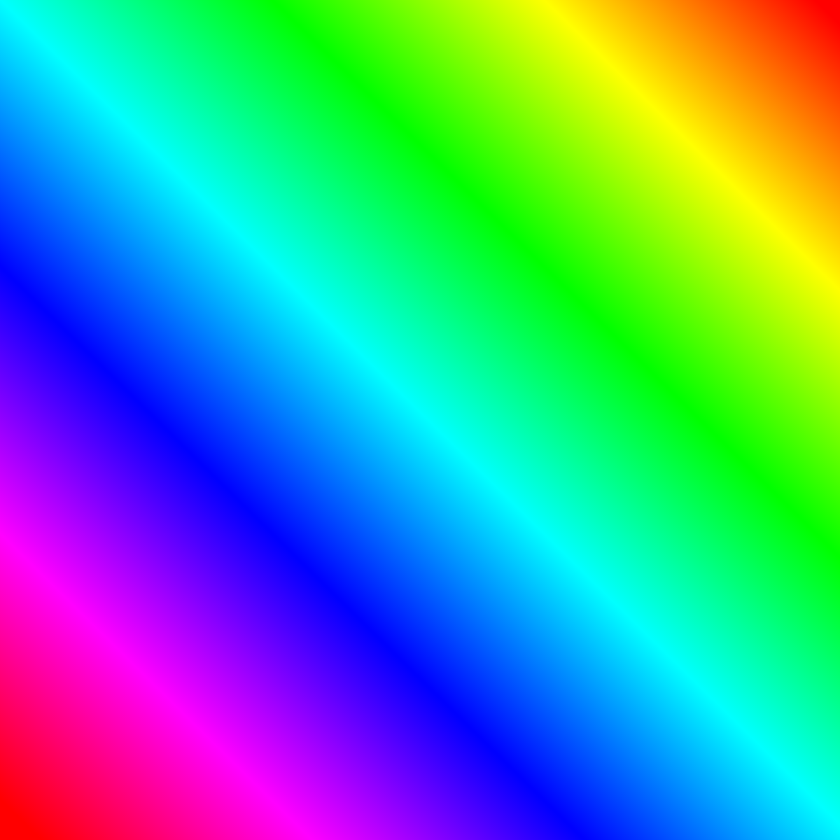
#> input picture Image Thresholding/images/rainbow.png, 840 x 840 px, shrunk from 1200 x 1200 before the run, found by its file name
$ jupyter execute 'Image Thresholding.ipynb'   (shell and % lines are left out)
#> lines starting #> are read from the running program, lines starting #| are printed output that depends on the picture; after the words box and inside, x2 and y2 are one past the last pixel; in counts of white or black regions, pixels touching at a corner belong together
[cell 1]
import cv2
import numpy as np
import matplotlib.pyplot as plt

[cell 2]
img = cv2.imread(".\\images\\rainbow.png",0)
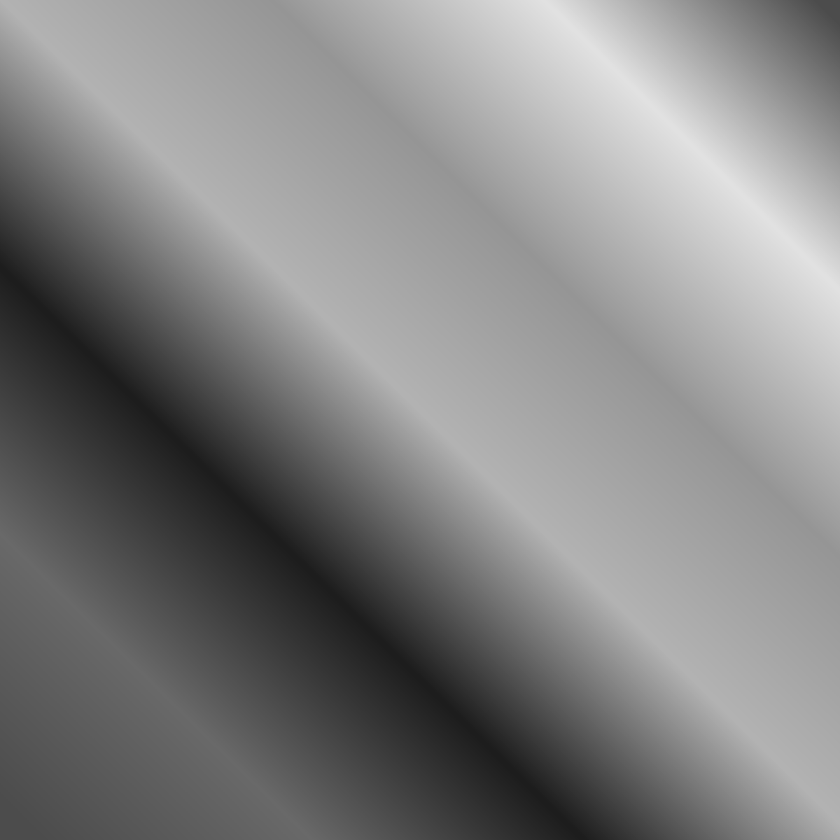
#> img: shape (840, 840); min 29, max 225, mean 130.5
plt.imshow(img)

[cell 3]
new_img = cv2.flip(img,1)
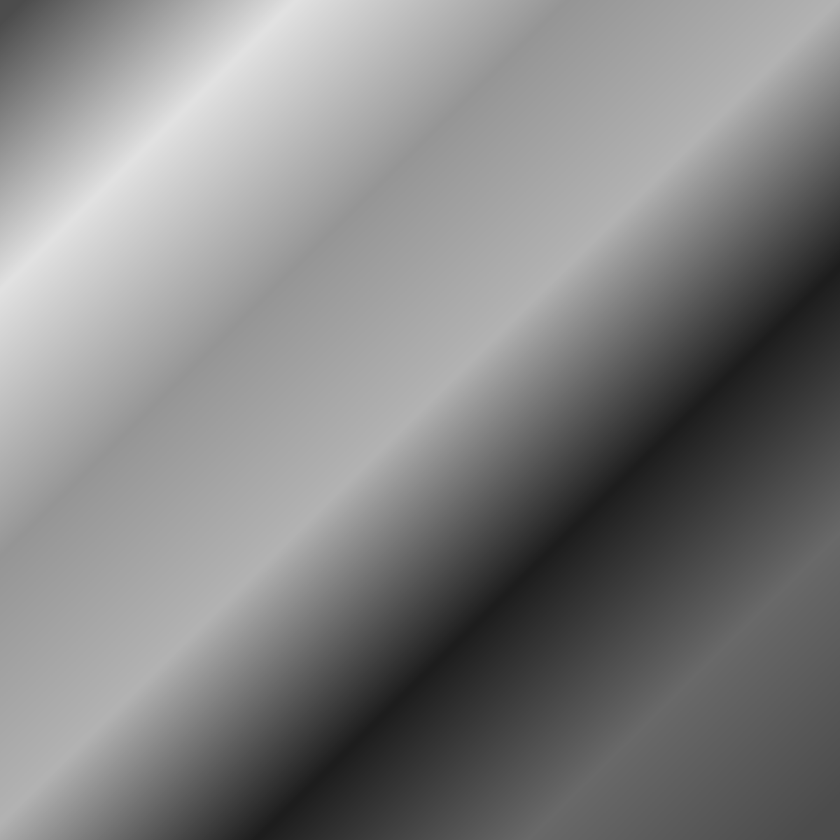
#> new_img: shape (840, 840); min 29, max 225, mean 130.5
plt.imshow(new_img, cmap="gray")

[cell 4]
new_img.max()
#> Out = 225

[cell 5]
ret,thresh1 = cv2.threshold(new_img,127,255,cv2.THRESH_BINARY)
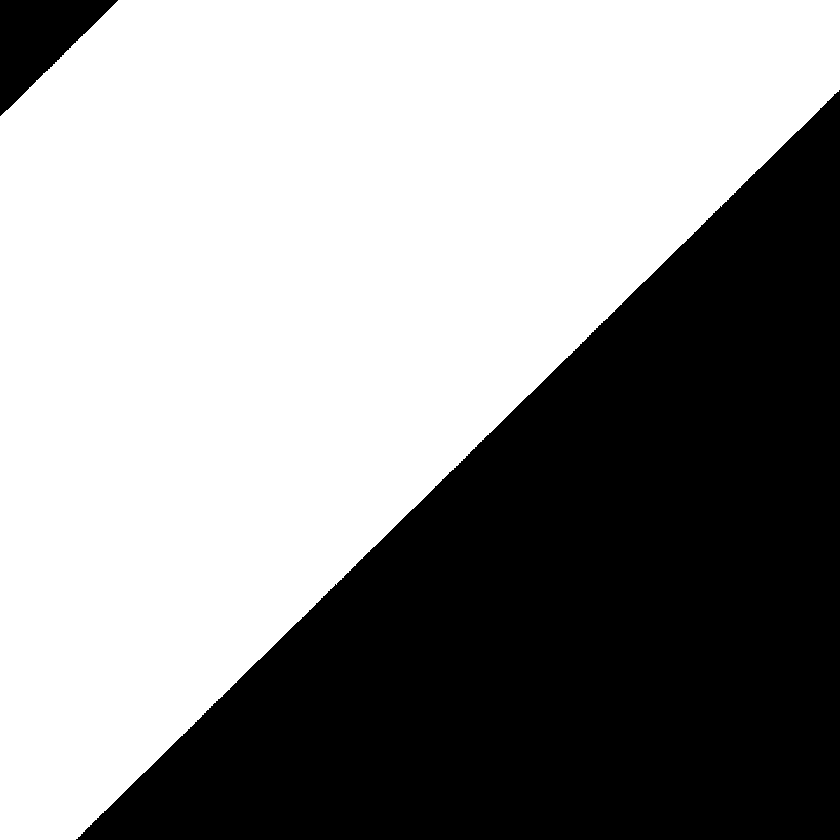
#> thresh1: shape (840, 840); 58.4% white; 2 black regions, box (x1, y1, x2, y2) and area: (76, 90, 840, 840) 286719, (0, 0, 118, 116) 6942

[cell 6]
ret

[cell 7]
plt.imshow(thresh1,cmap="gray")

[cell 8]
ret,thresh1 = cv2.threshold(new_img,127,255,cv2.THRESH_BINARY_INV)
plt.imshow(thresh1,cmap="gray")

[cell 9]
ret,thresh1 = cv2.threshold(new_img,127,255,cv2.THRESH_TRUNC)
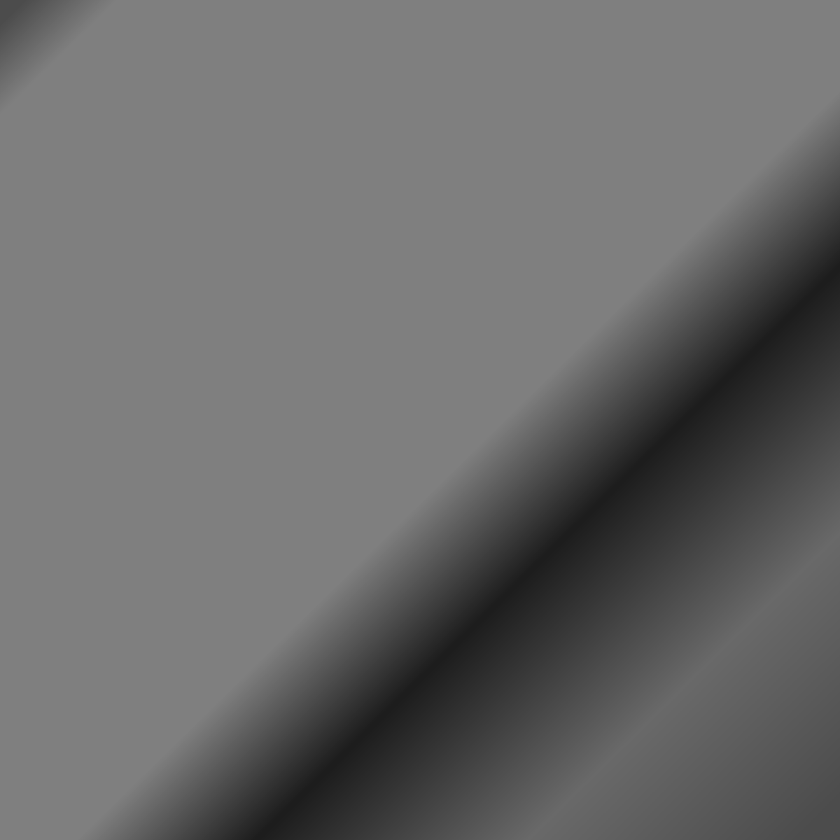
#> thresh1: shape (840, 840); min 29, max 127, mean 105.7
plt.imshow(thresh1,cmap="gray")

[cell 10]
ret,thresh1 = cv2.threshold(new_img,127,255,cv2.THRESH_TOZERO)
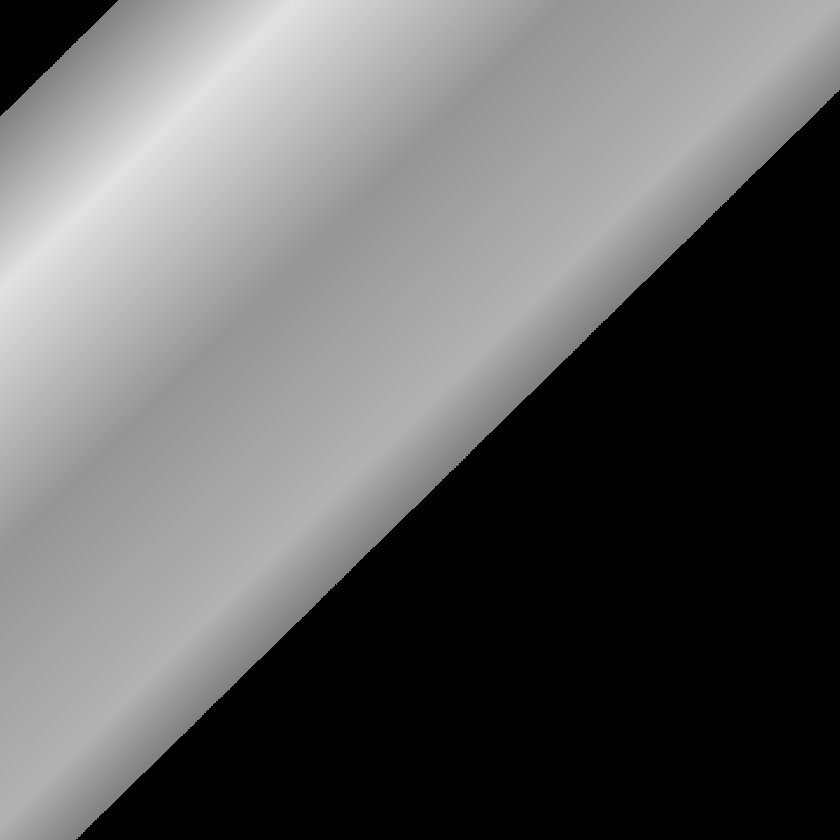
#> thresh1: shape (840, 840); min 0, max 225, mean 98.9
plt.imshow(thresh1,cmap="gray")

[cell 11]
img = cv2.imread(".\images\crossword.jpg",0)
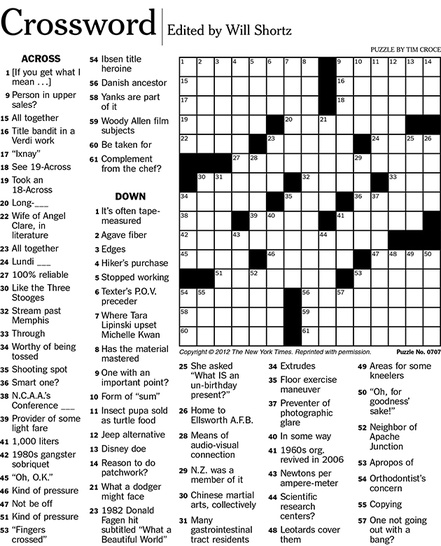
#> input picture Image Thresholding/images/crossword.jpg, 441 x 546 px, shrunk from 630 x 780 before the run, found by its file name
#> img is the input picture: shape (546, 441); min 0, max 255, mean 215.5
plt.imshow(img,cmap="gray")

[cell 12]
def show_pic(img):
    fig = plt.figure(figsize=(15,15))
    ax = fig.add_subplot(111)
    ax.imshow(img,cmap="gray")

[cell 13]
show_pic(img)

[cell 14]
ret,th1 = cv2.threshold(img,200,255,cv2.THRESH_BINARY)
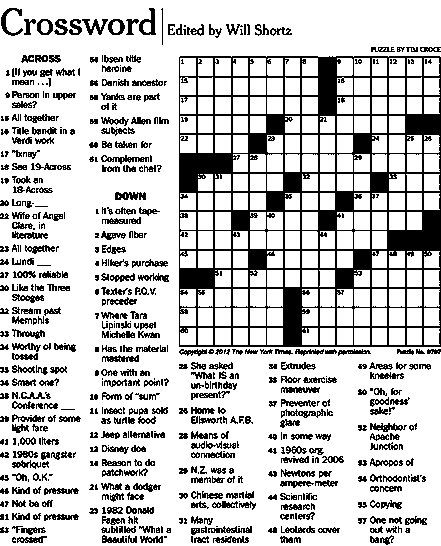
#> th1: shape (546, 441); 78.1% white; 615 black regions (192 under 20 px), largest, box (x1, y1, x2, y2) and area: (179, 56, 441, 347) 24483, (1, 8, 23, 36) 206, (139, 8, 156, 35) 204
show_pic(th1)

[cell 15]
th2 = cv2.adaptiveThreshold(img,255,cv2.ADAPTIVE_THRESH_MEAN_C,cv2.THRESH_BINARY,11,8)
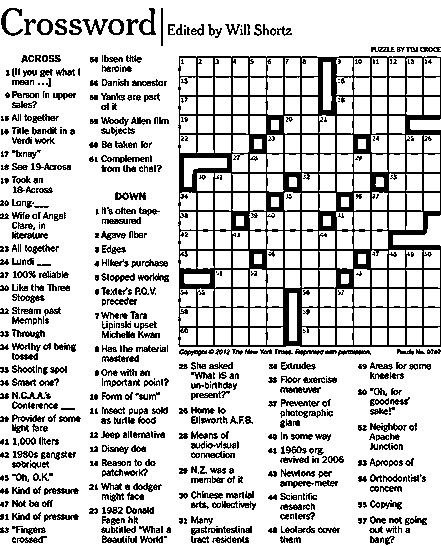
#> th2: shape (546, 441); 80.2% white; black in thin lines or dots
show_pic(th2)

[cell 16]
blended = cv2.addWeighted(src1=th1,alpha=0.6,src2=th2,beta=0.4,gamma=0)
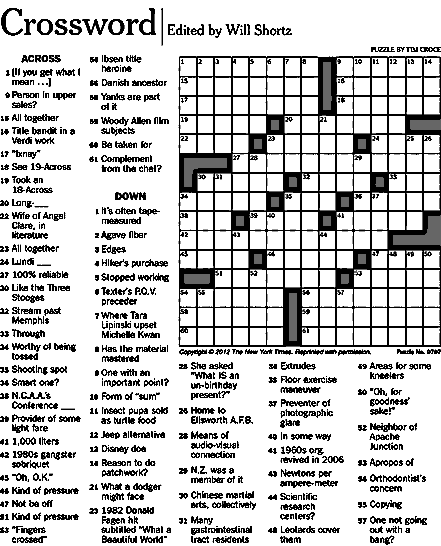
#> blended: shape (546, 441); min 0, max 255, mean 201.4
show_pic(blended)
